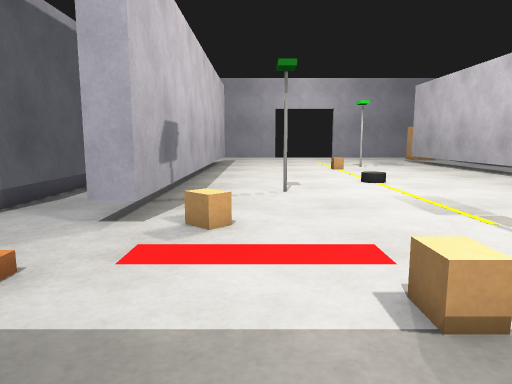
View 1 (above)

24 first-person views from a walk through a Gazebo world. The camera is 0.72 m above the floor, tilts 8° down and sees 70° across. The floor is counted in squares, 0.5 m on a side. Each view is taken from the middle of a square. On the plan, view 1 faces up. The plan holds only what a view shows up to about 16 squares ahead; the rest is blank.

View 2
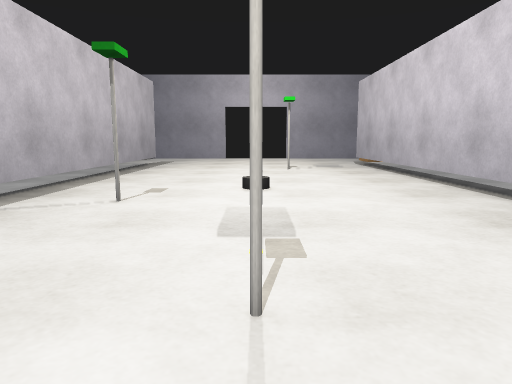

View 3
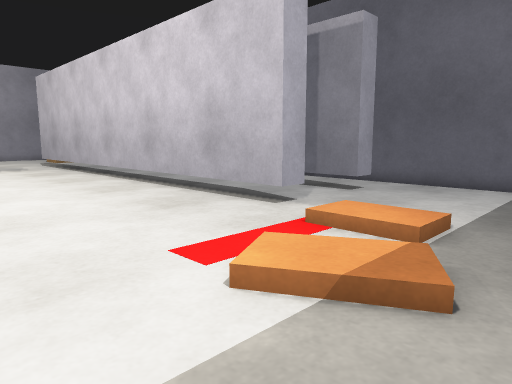

View 4
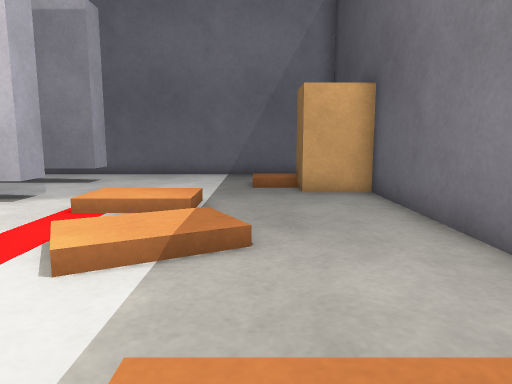

View 5
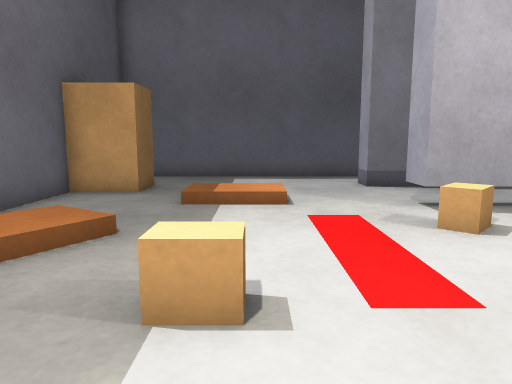

View 6
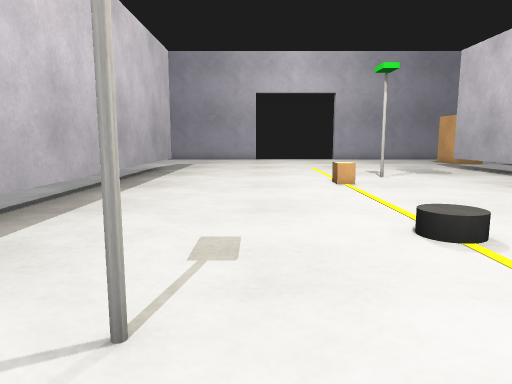

View 7
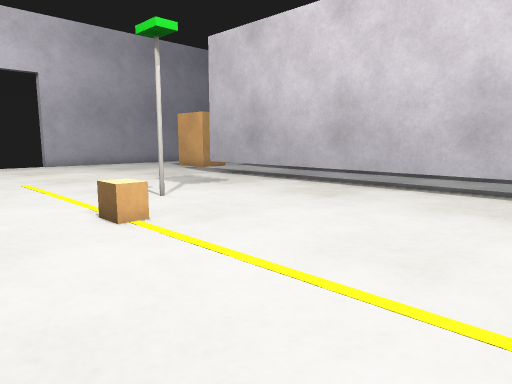

View 8
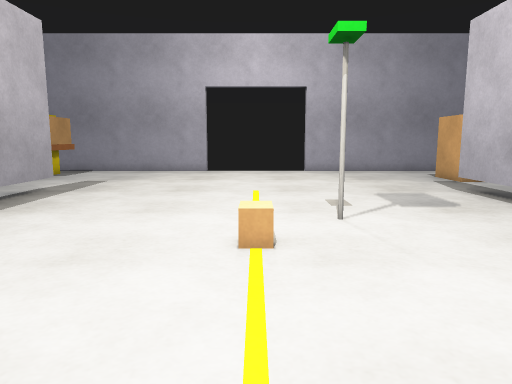

View 9
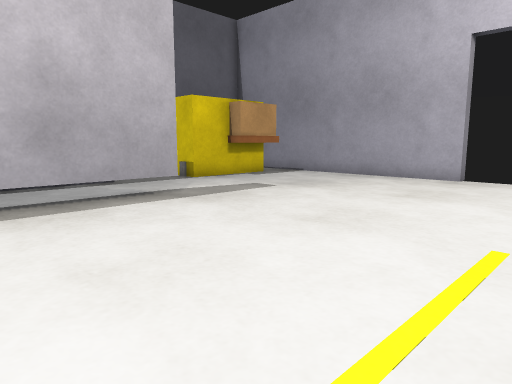

View 10
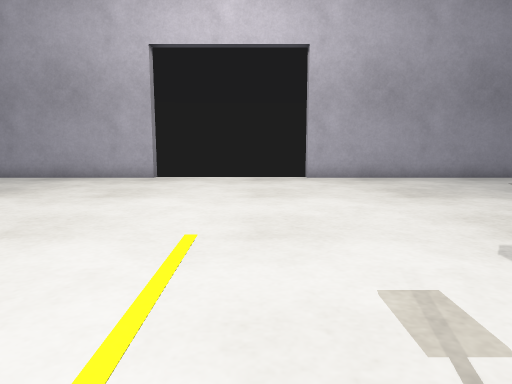

View 11
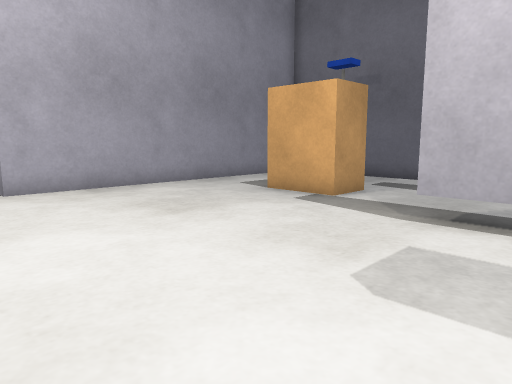

View 12
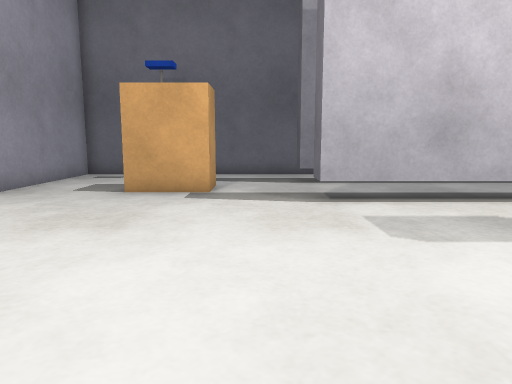

View 13
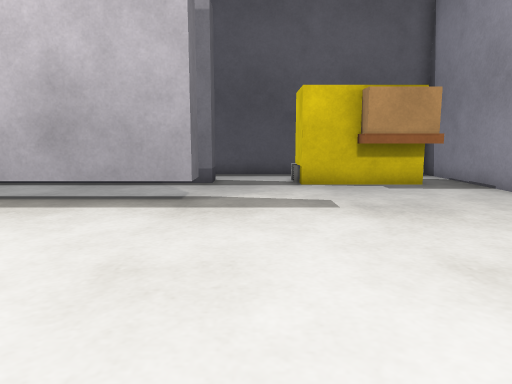

View 14
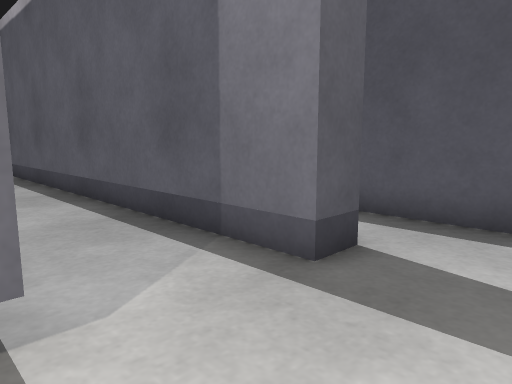

View 15
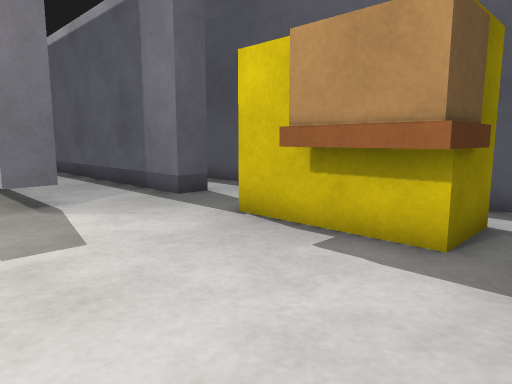

View 16
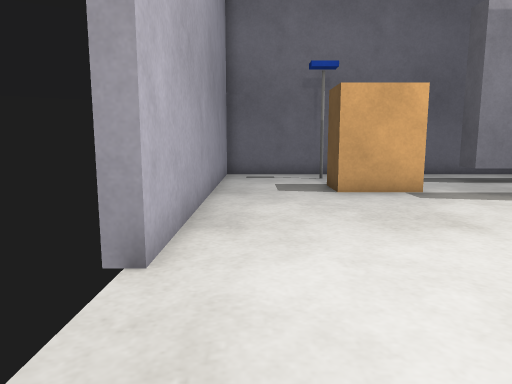

View 17
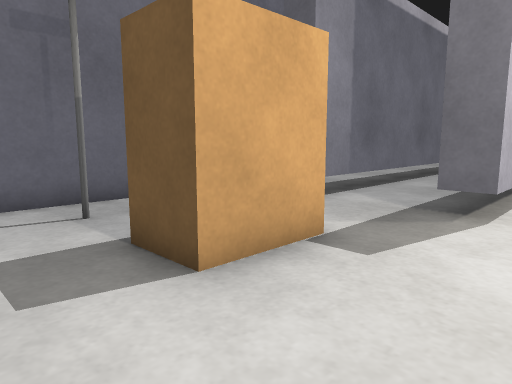

View 18
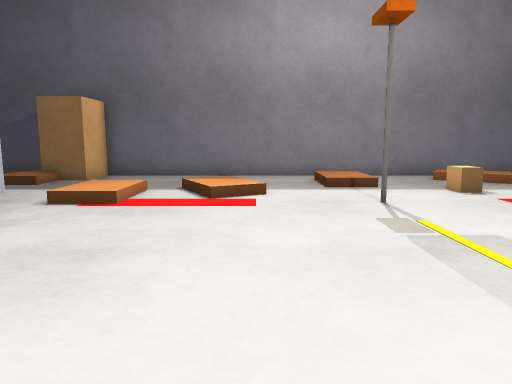

View 19
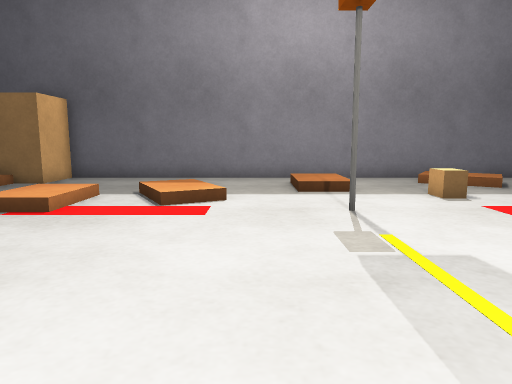

View 20
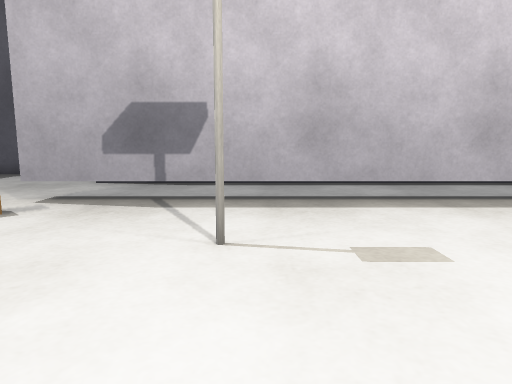

View 21
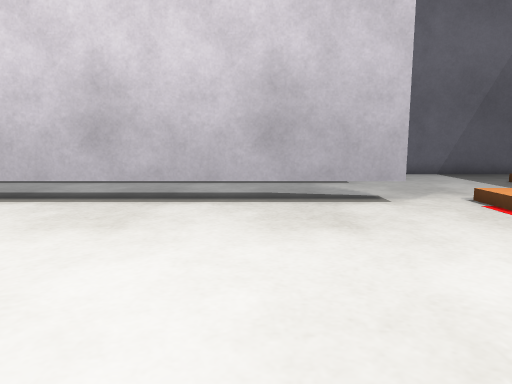

View 22
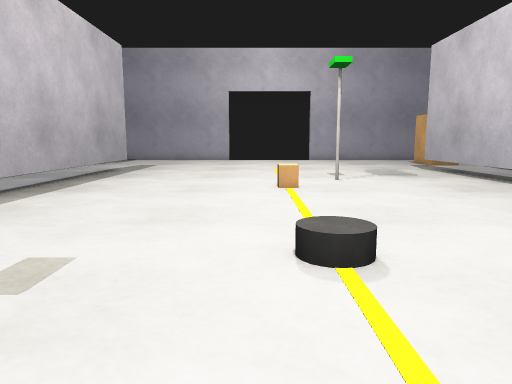

View 23
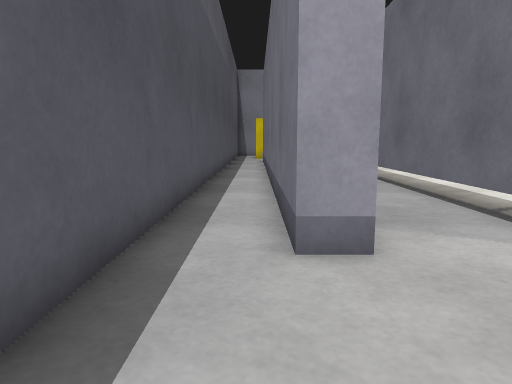

View 24
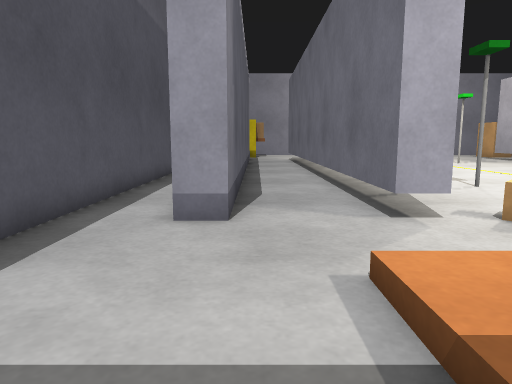

### Floor plan
Key: @ floor where view 1 was taken; # wall or solid block; x gap in a wall; . main floor; : floor 0.15 m higher than the main floor; / step, stairs or slope; T thing the floor can be seen under or through; R rack; S sign; B beige box; P pallet; O other object.
Columns run from 10 left of view 1 to 20 right of it. Each row starts with its distance up from view 1.
 39 ############x     x############
 38 #.............................#
 37 #.............................#
 36 #.OOPP........................#
 35      P......................S.#
 34     P...................PPP...#
 33 # OOO...................PPP...#
 32 #.............................#
 31 #.............................#
 30 #.............................#
 29 #..R...T...............T...T..#
 28 #. R...T...............T...T..#
 27 #  R...T...............T...T..#
 26 #  R...T...............T...T..#
 25    R...T.........S.....T...T..
 24    R...T...............T...T..
 23    R...T.......B.......T...T..
 22    R...T.......B.......T...#.
 21    R...T...............T...#.
 20    R...T...............T...#.
 19 #..R...T...............T...
 18 #..R...T...............T...
 17 #..R...T...............T...
 16 #..R...T......./.......T...
 15 #..R...T......./.......T...
 14 #..R...T...............T...
 13 #..R...T...S...........T...
 12 #..R...T...............T...
 11 #..R...T...............T...   #
 10 #..R...T...............T...#..#
  9 #..R...T...............T...#..#
  8 #..R...T.B.............T...#..#
  7 #........B....................#
  6 #..............S..............#
  5 #.................././ /......#
  4 #..../ /....B...../://  ......#
  3 #..../ /....B...../:/.........#
  2 #............./:/../.....///..#
  1 #......../:/../:/......../  ..#
  0 #..PPP... @/..  ........PPP   #
 -1 ####P####################P####

Positions as (right, up) in squares from view 1, and headings:
1: (0, 0), facing up
2: (5, 2), facing up
3: (5, 1), facing up-right
4: (4, 2), facing right
5: (5, 4), facing left
6: (2, 10), facing up
7: (2, 16), facing up-right
8: (5, 16), facing up
9: (6, 24), facing up-left
10: (6, 24), facing up
11: (6, 27), facing up-right
12: (4, 31), facing right
13: (6, 31), facing left
14: (-3, 32), facing down-left
15: (-1, 38), facing down-left
16: (4, 37), facing right
17: (11, 37), facing down-right
18: (8, 14), facing down
19: (7, 13), facing down
20: (6, 13), facing left
21: (4, 11), facing right
22: (4, 11), facing up
23: (-8, 3), facing up
24: (-6, 1), facing up
